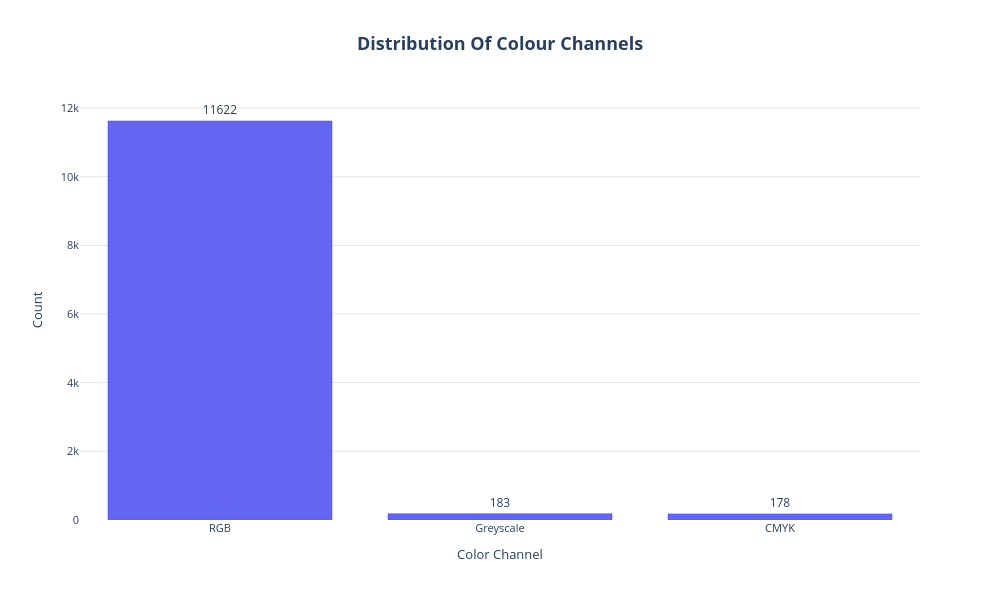

Here is the notebook cell this chart was saved with:
### Markdown cell above
huge file at "\rare_species\mollusca_cardiidae\30003931_46473744_eol-full-size-copy.jpg"

### Code cell
# Plot colour channel distribution
color_channel_mapping = {
    'L': 'Greyscale',
    'RGB': 'RGB',
    'RGBA': 'RGBA',
    'P': 'Palette',
    'CMYK': 'CMYK',
    '1': 'Binary',
    'LA': 'Greyscale + Alpha'
}

# Get value counts and map to readable names
color_counts = metadata['color_channel'].value_counts()
color_counts.index = color_counts.index.map(lambda x: color_channel_mapping.get(x, x))

# Create figure
fig = go.Figure(go.Bar(
    x=color_counts.index,
    y=color_counts.values,
    marker=dict(
        color='#6366f1',
        line=dict(color='#4f46e5', width=0.5)
    ),
    text=color_counts.values,
    textposition='outside',
    textfont=dict(size=12),
    hovertemplate='<b>%{x}</b><br>Images: %{y}<br>Percentage: %{customdata:.2f}%<extra></extra>',
    customdata=(color_counts.values / len(metadata)) * 100
))

fig.update_layout(
    title={
        'text': '<b>Distribution Of Colour Channels</b>',
        'x': 0.5,
        'xanchor': 'center',
        'font': {'size': 18}
    },
    xaxis_title='Color Channel',
    yaxis_title='Count',
    height=600,
    width=1000,
    plot_bgcolor='white',
    paper_bgcolor='white',
    xaxis=dict(
        tickfont=dict(size=11),
        showgrid=False
    ),
    yaxis=dict(
        showgrid=True,
        gridcolor='#e5e7eb',
        gridwidth=1
    ),
    font=dict(size=11),
    showlegend=False
)

fig.show()

### Figure 1 — Plotly figure (JSON) as saved in the notebook; plotly's stock layout.template omitted (floating-point values rounded to 4 significant figures)
{"data": [{"customdata": [96.99, 1.527, 1.485], "hovertemplate": "<b>%{x}</b><br>Images: %{y}<br>Percentage: %{customdata:.2f}%<extra></extra>", "marker": {"color": "#6366f1", "line": {"color": "#4f46e5", "width": 0.5}}, "text": [11620.0, 183.0, 178.0], "textfont": {"size": 12}, "textposition": "outside", "type": "bar", "x": ["RGB", "Greyscale", "CMYK"], "y": [11622, 183, 178]}], "layout": {"font": {"size": 11}, "height": 600, "paper_bgcolor": "white", "plot_bgcolor": "white", "showlegend": false, "title": {"font": {"size": 18}, "text": "<b>Distribution Of Colour Channels</b>", "x": 0.5, "xanchor": "center"}, "width": 1000, "xaxis": {"showgrid": false, "tickfont": {"size": 11}, "title": {"text": "Color Channel"}}, "yaxis": {"gridcolor": "#e5e7eb", "gridwidth": 1, "showgrid": true, "title": {"text": "Count"}}}}
